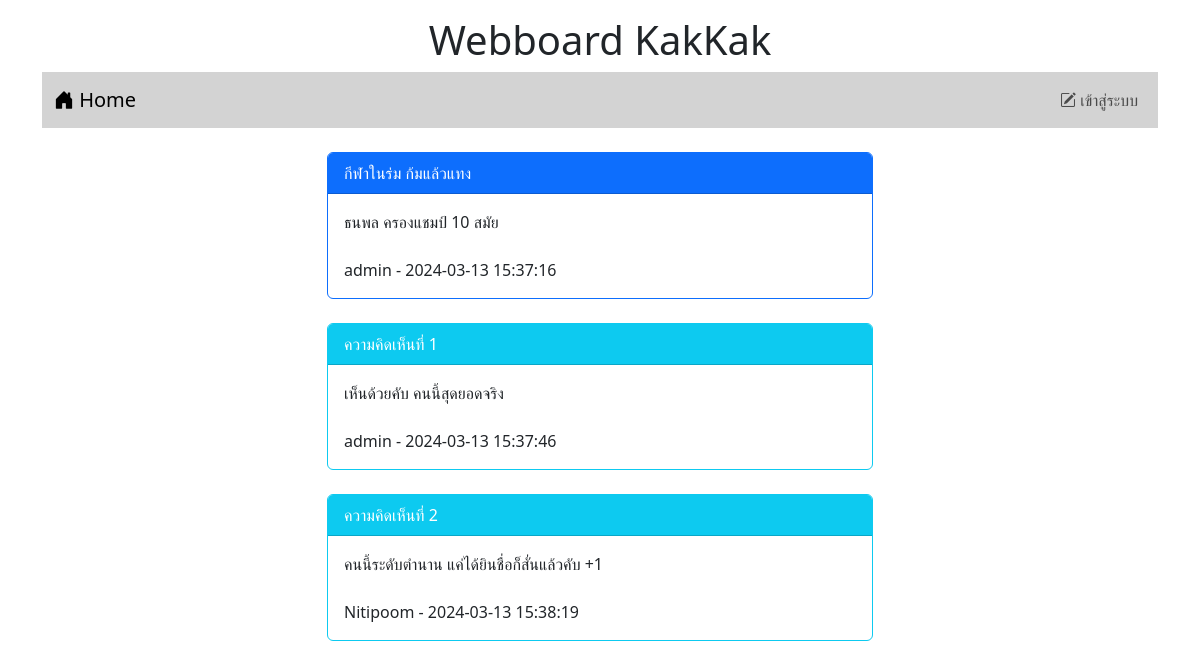
Screenshot of /post.php?id=3 with the database file from the repository.
### tables this page shows
CREATE TABLE `post` (
  `id` int(11) NOT NULL,
  `title` varchar(128) NOT NULL,
  `content` varchar(2048) NOT NULL,
  `post_date` datetime NOT NULL,
  `cat_id` int(11) NOT NULL,
  `user_id` int(11) NOT NULL
);

CREATE TABLE `user` (
  `id` int(11) NOT NULL,
  `login` varchar(32) NOT NULL,
  `password` varchar(64) NOT NULL,
  `name` varchar(64) NOT NULL,
  `gender` char(1) NOT NULL,
  `email` varchar(32) NOT NULL,
  `role` char(1) NOT NULL
);

CREATE TABLE `comment` (
  `id` int(11) NOT NULL,
  `content` mediumtext NOT NULL,
  `post_date` datetime NOT NULL,
  `user_id` int(11) NOT NULL,
  `post_id` int(11) NOT NULL
);

### post.php (the view, shortened to what this page needs)
<!DOCTYPE html>
<html lang="en">
<head>
    <link rel="stylesheet" href="bootstrap-5.3.2-dist/css/bootstrap.min.css">
    <link rel="stylesheet" href="https://cdn.jsdelivr.net/npm/bootstrap-icons@1.11.3/font/bootstrap-icons.min.css">
</head>
<body>
    <div class="container-lg">
        <h1 style="text-align: center;" class="mt-3">Webboard KakKak</h1>
        <?php include "nav.php" ?>
        <div class="row mt-4">
            <div class="col-lg-3 col-md-2 col-sm-1"></div>
            <div class="col-lg-6 col-md-8 col-sm-10">
                <?php
                    $conn=new PDO("mysql:host=localhost;dbname=webboard;charset=utf8","root","");
                    $sql="select post.title,post.content,post.post_date,user.login
                    from post inner join user on
                    (post.user_id = user.id) where post.id = $_GET[id]";
                    $result=$conn->query($sql);
                    while($row = $result->fetch()) {
                        echo "<div class='card border-primary'>";
                        echo "<div class='card-header bg-primary text-white'>$row[0]</div>";
                        echo "<div class='card-body'>$row[1]<br><br>$row[3] - $row[2]</div>";
                        echo "</div><br>";
                    }
                ?>
                <?php
                    $conn=new PDO("mysql:host=localhost;dbname=webboard;charset=utf8","root","");
                    $sql="select comment.content,comment.post_date,user.login
                    from comment inner join user on
                    (comment.user_id = user.id) where comment.post_id = $_GET[id]";
                    $result=$conn->query($sql);
                    $i = 1;
                    while($row = $result->fetch()) {
                        echo "<div class='card border-info'>";
                        echo "<div class='card-header bg-info text-white'>ความคิดเห็นที่ $i</div>";
                        echo "<div class='card-body'>$row[0]<br><br>$row[2] - $row[1]</div>";
                        echo "</div><br>";
                        $i = $i+1;
                    }
                ?>
                <br>
            </div>
            <div class="col-lg-3 col-md-2 col-sm-1"></div>
        </div>
    </div>
</body>
</html>

### nav.php (shortened to what this page needs)
<nav class="navbar navbar-expand-lg" style="background-color:#d3d3d3;">
  <div class="container-fluid">
    <a class="navbar-brand" href="index.php"><i class="bi bi-house-door-fill"></i> Home</a>
      <ul class="navbar-nav">
        <?php if(!isset($_SESSION['id'])) { ?>
        <li class="nav-item">
          <a class="nav-link" aria-current="page" href="login.php"><i class="bi bi-pencil-square"></i> เข้าสู่ระบบ</a>
        </li>
        <?php } ?>
      </ul>
    </div>
</nav>

### rows the page displays
post: title "กีฬาในร่ม ก้มแล้วแทง", content "ธนพล ครองแชมป์ 10 สมัย", user.login "admin", post_date "2024-03-13 15:37:16"
comment: content "เห็นด้วยคับ คนนี้สุดยอดจริง", user.login "admin", post_date "2024-03-13 15:37:46"
comment: content "คนนี้ระดับตำนาน แค่ได้ยินชื่อก็สั่นแล้วคับ +1", user.login "Nitipoom", post_date "2024-03-13 15:38:19"
